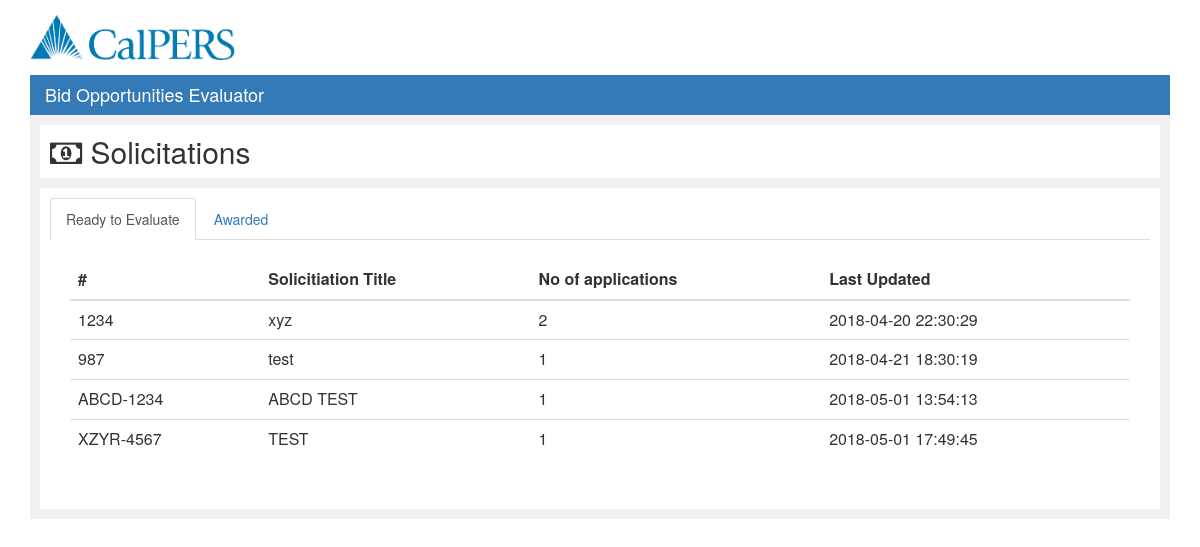
/bidEvaluator.php, run on an earlier commit of the app's database.
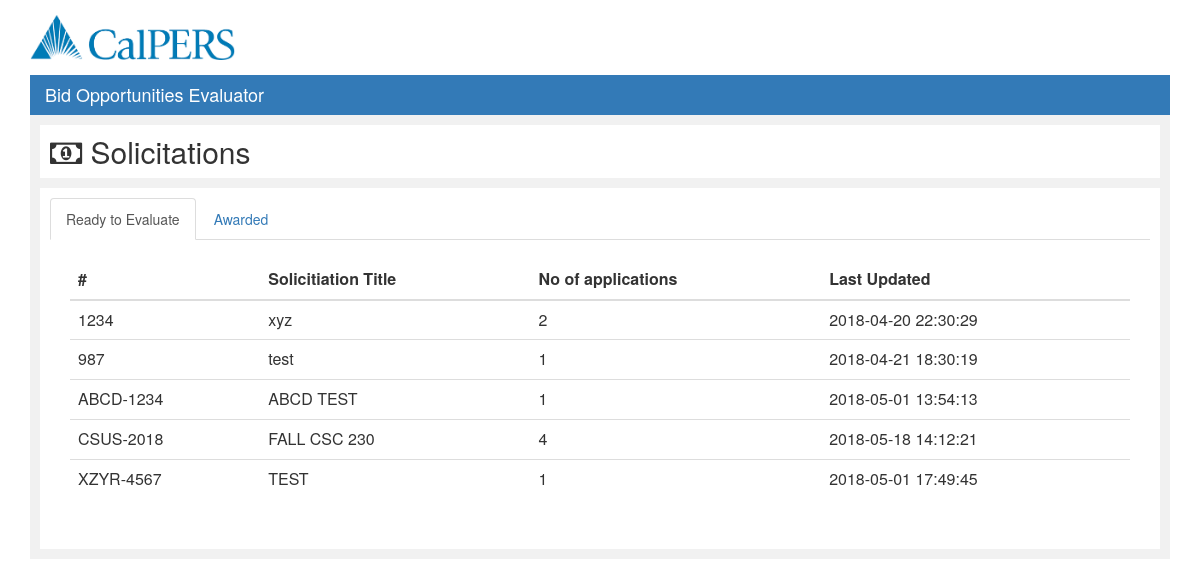
And on a later commit of the database.
### tables this page shows
CREATE TABLE IF NOT EXISTS `solicitation` (
  `pid` int(11) NOT NULL,
  `sid` varchar(9) NOT NULL,
  `stitle` varchar(100) NOT NULL,
  `type` varchar(50) NOT NULL,
  `category` varchar(50) NOT NULL,
  `status` varchar(50) NOT NULL,
  `last_updated` datetime NOT NULL DEFAULT CURRENT_TIMESTAMP,
  `final_filing_date` datetime NOT NULL,
  `description` varchar(1000) NOT NULL,
  `cancelflag` int(1) DEFAULT '0',
  PRIMARY KEY (`sid`)
);

### submit_eval.php (the view, shortened to what this page needs)
<?php
function getBidList(){
	$conn = mysqli_connect($GLOBALS['servername'], $GLOBALS['username'], $GLOBALS['password'], $GLOBALS['dbname']);
		if (!$conn) {
			die("Connection failed: " . mysqli_connect_error());
		}else{
	 		$sql = "SELECT a.sid, a.stitle, count(*) cnt, a.last_updated  FROM bid_transactions bt, solicitation a where a.sid=bt.bid_id group by a.sid";
  			$result = mysqli_query($conn, $sql);
  			 while($row = mysqli_fetch_array($result))
              {
                  echo '
                       <tr class="clickable-row" data-href="bidderEvaluate.php?bid_id='.$row["sid"].'">
                            <td>'.$row["sid"].'</td>
                            <td>'.$row["stitle"].'</td>
                            <td>'.$row["cnt"].'</td>
                            <td>'.$row["last_updated"].'</td>
                       </tr>
                       ';
              }
  		}
}
?>

What changed in the data, as far as the page shows it:
added solicitation: sid "CSUS-2018", stitle "FALL CSC 230", cnt "4", last_updated "2018-05-18 14:12:21"
